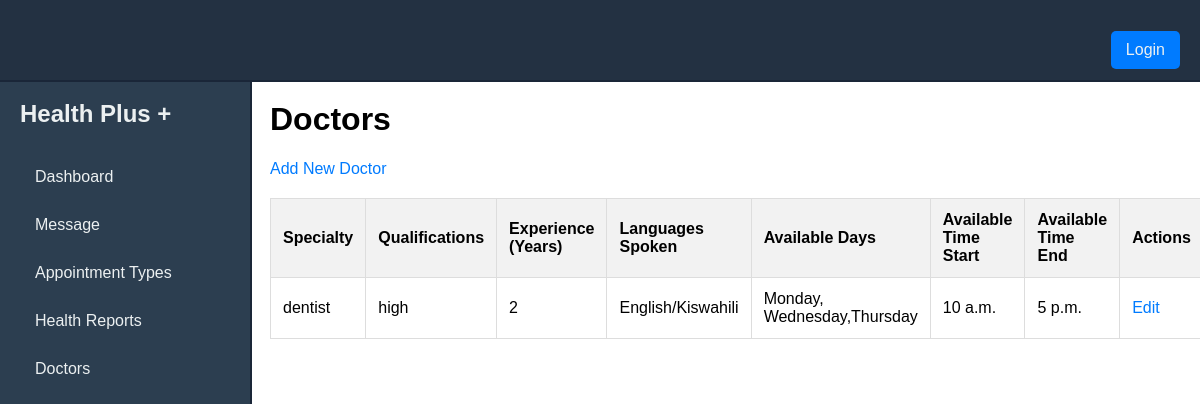
/staff/doctors/, run on the app's committed database.
### booking/models.py (models this page shows, shortened)
class Doctor(models.Model):
    user = models.OneToOneField(User, on_delete=models.CASCADE)
    specialty = models.CharField(max_length=100)
    qualifications = models.TextField()
    experience_years = models.PositiveIntegerField()
    languages_spoken = models.CharField(max_length=100, blank=True)
    rating = models.FloatField(default=0.0)
    available_days = models.CharField(max_length=100)
    available_time_start = models.TimeField()
    available_time_end = models.TimeField()
    appointment_types = models.ManyToManyField('AppointmentType', related_name='doctors')

### staff/views.py (the view)
# urls.py: path('doctors/', views.doctor_list, name='doctor_list'),
def doctor_list(request):
    doctors = Doctor.objects.all()
    return render(request, 'doctors/doctors.html', {'doctors': doctors})

### staff/templates/doctors/doctors.html
{% extends 'staff.html' %}
{% block content %}
<h1>Doctors</h1>
<a href="{% url 'doctor_create' %}">Add New Doctor</a>
<table>
    <thead>
        <tr>
            <th>Specialty</th>
            <th>Qualifications</th>
            <th>Experience (Years)</th>
            <th>Languages Spoken</th>
            <th>Available Days</th>
            <th>Available Time Start</th>
            <th>Available Time End</th>
            <th>Actions</th>
        </tr>
    </thead>
    <tbody>
        {% for doctor in doctors %}
        <tr>
            <td>{{ doctor.specialty }}</td>
            <td>{{ doctor.qualifications }}</td>
            <td>{{ doctor.experience_years }}</td>
            <td>{{ doctor.languages_spoken }}</td>
            <td>{{ doctor.available_days }}</td>
            <td>{{ doctor.available_time_start }}</td>
            <td>{{ doctor.available_time_end }}</td>
            <td>
                <a href="{% url 'doctor_edit' doctor.pk %}">Edit</a>
            </td>
        </tr>
        {% endfor %}
    </tbody>
</table>
{% endblock %}

### staff/templates/staff.html (style rules this page uses)
html, body { height: 100%; width: 100%; margin: 0; padding: 0; overflow: hidden; }
body { font-family: "Arial", sans-serif; background-color: #f4f7fa; }
table { width: 100%; border-collapse: collapse; margin: 20px 0; }
th, td { padding: 12px; text-align: left; border: 1px solid #ddd; }
th { background-color: #f2f2f2; font-weight: bold; }
a { color: #007bff; text-decoration: none; transition: color 0.3s; }

### data on the page
Doctor: specialty "dentist", qualifications "high", experience_years "2", languages_spoken "English/Kiswahili", available_days "Monday, Wednesday,Thursday", available_time_start "10 a.m.", available_time_end "5 p.m."
